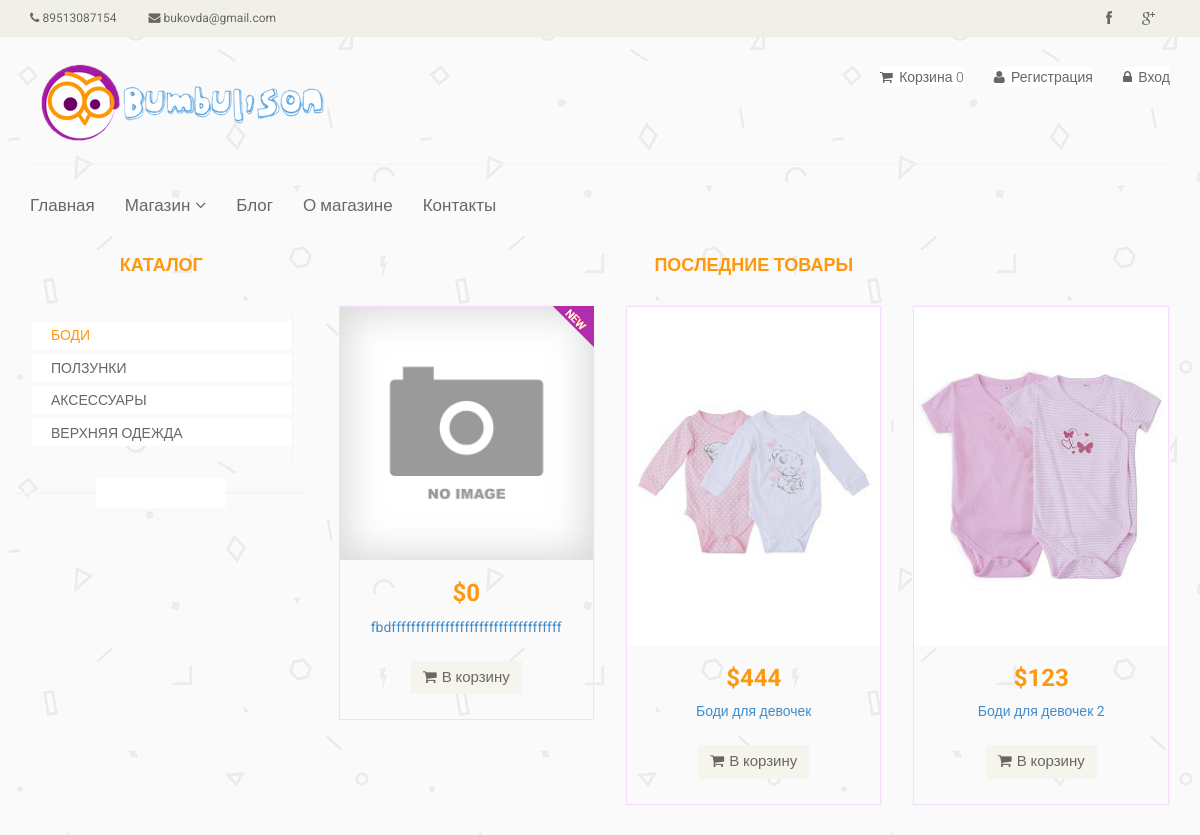
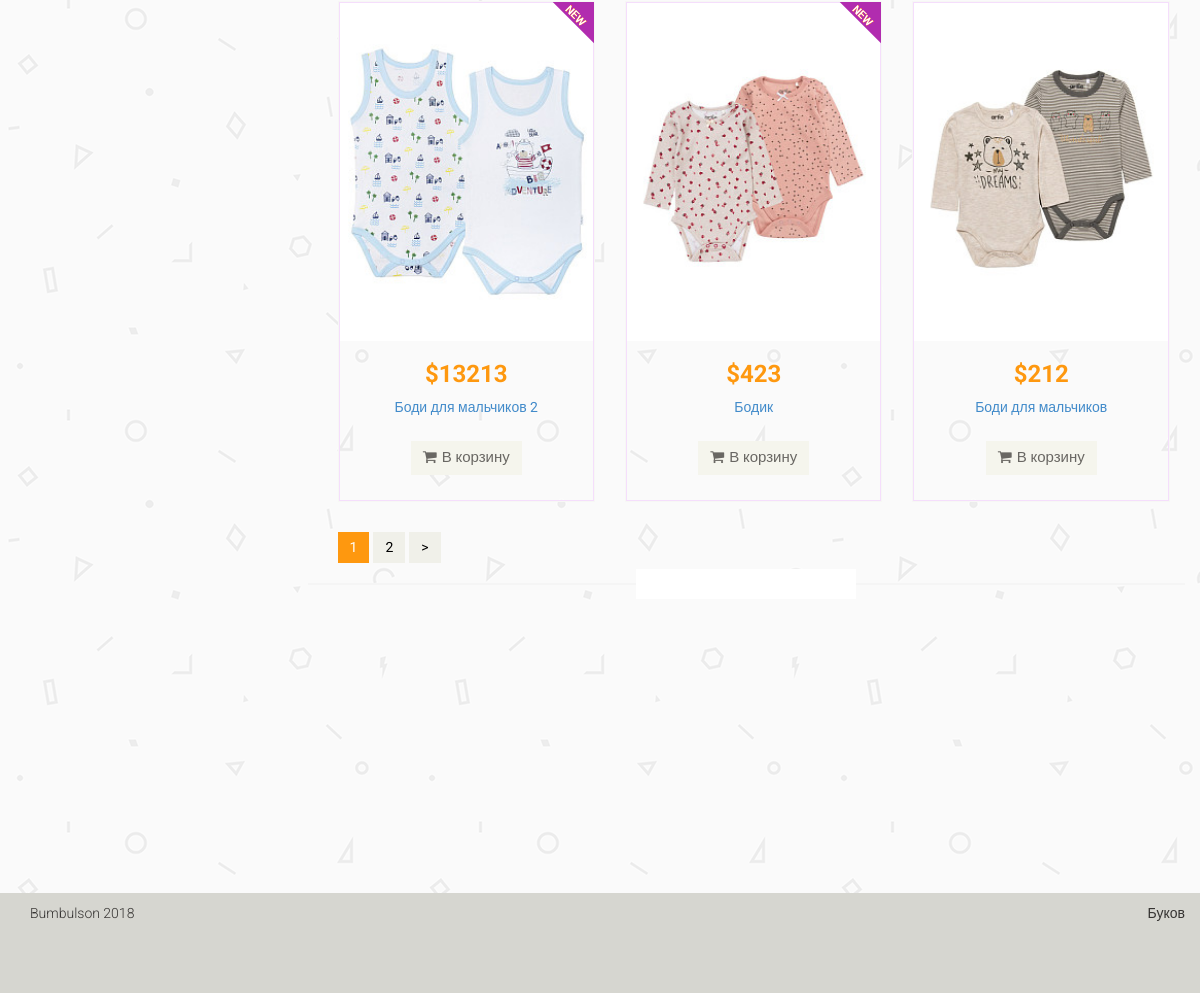
Page /category/1 on the committed database (2 pictures, top to bottom).
### tables this page shows
CREATE TABLE IF NOT EXISTS `category` (
  `id` int(11) NOT NULL,
  `name` varchar(255) NOT NULL,
  `sort_order` int(11) NOT NULL,
  `status` int(11) NOT NULL DEFAULT '1'
);

CREATE TABLE IF NOT EXISTS `product` (
  `id` int(11) NOT NULL,
  `name` varchar(255) NOT NULL,
  `category_id` int(11) NOT NULL,
  `code` int(11) NOT NULL,
  `price` float NOT NULL,
  `availability` int(11) NOT NULL,
  `brand` varchar(255) NOT NULL,
  `image` varchar(255) NOT NULL,
  `description` text NOT NULL,
  `is_new` int(11) NOT NULL,
  `is_recommended` int(11) NOT NULL,
  `status` int(11) NOT NULL DEFAULT '1'
);

### config/routes.php (called while the page is built)
<?php
return array(
    'product/([0-9]+)' => 'product/view/$1',
    'catalog' => 'catalog/index',
    'category/([0-9]+)/page-([0-9]+)' => 'catalog/category/$1/$2',
    'category/([0-9]+)' => 'catalog/category/$1',
    'cart/delete/([0-9]+)' => 'cart/delete/$1',
    'cart/checkout' => 'cart/checkout',
    'cart/add/([0-9]+)' => 'cart/add/$1',
    'cart/addAjax/([0-9]+)' => 'cart/addAjax/$1',
    'cart' => 'cart/index',
    'admin/blog/create' => 'adminBlog/create',
    'admin/blog/update/([0-9]+)' => 'adminBlog/update/$1',
    'admin/blog/delete/([0-9]+)' => 'adminBlog/delete/$1',
    'admin/blog' => 'adminBlog/index',
    'admin/product/create' => 'adminProduct/create',
    'admin/product/update/([0-9]+)' => 'adminProduct/update/$1',
    'admin/product/delete/([0-9]+)' => 'adminProduct/delete/$1',
    'admin/product' => 'adminProduct/index',
    'admin/category/create' => 'adminCategory/create',
    'admin/category/update/([0-9]+)' => 'adminCategory/update/$1',
    'admin/category/delete/([0-9]+)' => 'adminCategory/delete/$1',
    'admin/category' => 'adminCategory/index',
    'admin/order/update/([0-9]+)' => 'adminOrder/update/$1',
    'admin/order/delete/([0-9]+)' => 'adminOrder/delete/$1',
    'admin/order/view/([0-9]+)' => 'adminOrder/view/$1',
    'admin/order' => 'adminOrder/index',
    'user/register' => 'user/register',
    'user/login' => 'user/login',
    'user/logout' => 'user/logout',
    'cabinet/edit' => 'cabinet/edit',
    'cabinet' => 'cabinet/index',
    'contacts' => 'site/contact',
    'about' => 'site/about',
    'blog/([0-9]+)' => 'blog/view/$1',
    'blog' => 'blog/index',
    'blog/([0-9]+)' => 'blog/view/$1',
    'admin' => 'admin/index',
    '' => 'site/index',
);

### controllers/CatalogController.php (called while the page is built, shortened)
<?php
class CatalogController
{
    public function actionCategory($categoryId, $page = 1)
    {
        $categories = Category::getCategoriesList();
        $categoryProducts = Product::getProductsListByCategory($categoryId, $page);
        $total = Product::getTotalProductsInCategory($categoryId);
        $pagination = new Pagination($total, $page, Product::SHOW_BY_DEFAULT, 'page-');
        require_once(ROOT . '/views/catalog/category.php');
        return true;
    }
}

### index.php (called while the page is built, shortened)
<?php
require_once(ROOT.'/components/Autoload.php');
$router = new Router();
$router->run();

### models/Category.php (called while the page is built, shortened)
<?php
class Category
{
    public static function getCategoriesList()
    {
        $db = Db::getConnection();
        $categoryList = array();
        $result = $db->query('SELECT id, name FROM category '
            . 'ORDER BY sort_order ASC');
        $i = 0;
        while ($row = $result->fetch()) {
            $categoryList[$i]['id'] = $row['id'];
            $categoryList[$i]['name'] = $row['name'];
            $i++;
        }
        return $categoryList;
    }
}

### models/Product.php (called while the page is built, shortened)
<?php
class Product
{
    public static function getProductsListByCategory($categoryId = false, $page = 1)
    {
        if ($categoryId) {
            $page = intval($page);
            $offset = ($page - 1) * self::SHOW_BY_DEFAULT;
            $db = Db::getConnection();
            $products = array();
            $result = $db->query("SELECT id, name, price, image, is_new FROM product "
                . "WHERE status = '1' AND category_id = '$categoryId' "
                . "ORDER BY id DESC "
                . "LIMIT " . self::SHOW_BY_DEFAULT
                . " OFFSET " . $offset);
            $i = 0;
            while ($row = $result->fetch()) {
                $products[$i]['id'] = $row['id'];
                $products[$i]['name'] = $row['name'];
                $products[$i]['image'] = $row['image'];
                $products[$i]['price'] = $row['price'];
                $products[$i]['is_new'] = $row['is_new'];
                $i++;
            }
            return $products;
        }
    }
    public static function getTotalProductsInCategory($categoryId)
    {
        $db = Db::getConnection();
        $result = $db->query('SELECT count(id) AS count FROM product '
            . 'WHERE status="1" AND category_id ="' . $categoryId . '"');
        $result->setFetchMode(PDO::FETCH_ASSOC);
        $row = $result->fetch();
        return $row['count'];
    }
    public static function getImage($id)
    {
        $noImage = 'no-image.jpg';
        $path = '/upload/images/products/';
        $pathToProductImage = $path . $id . '.jpg';
        if (file_exists($_SERVER['DOCUMENT_ROOT'] . $pathToProductImage)) {
            return $pathToProductImage;
        }
        return $path . $noImage;
    }
}

### components/Autoload.php (called while the page is built, shortened)
<?php
spl_autoload_register(function ($class_name) {
    $array_paths = array(
        '/models/',
        '/components/'
    );
    foreach ($array_paths as $path) {
        $path = ROOT . $path . $class_name . '.php';
    }
});

### views/catalog/category.php (the view)
<?php include ROOT . '/views/layouts/header.php'; ?>
<section>
    <div class="container">
        <div class="row">
            <div class="col-sm-3">
                <div class="left-sidebar">
                    <h2>Каталог</h2>
                    <div class="panel-group category-products">
                        <?php foreach ($categories as $categoryItem): ?>
                            <div class="panel panel-default">
                                <div class="panel-heading">
                                    <h4 class="panel-title">
                                        <a href="/category/<?php echo $categoryItem['id']; ?>"
                                           class="<?php if ($categoryId == $categoryItem['id']) echo 'active'; ?>"
                                           >
                                               <?php echo $categoryItem['name']; ?>
                                        </a>
                                    </h4>
                                </div>
                            </div>
                        <?php endforeach; ?>
                    </div>
                </div>
            </div>
            <div class="col-sm-9 padding-right">
                <div class="features_items">
                    <h2 class="title text-center">Последние товары</h2>
                    <?php foreach ($categoryProducts as $product): ?>
                        <div class="col-sm-4">
                            <div class="product-image-wrapper">
                                <div class="single-products">
                                    <div class="productinfo text-center">
                                        <img src="<?php echo Product::getImage($product['id']); ?>" alt="" />
                                        <h2>$<?php echo $product['price']; ?></h2>
                                        <p>
                                            <a href="/product/<?php echo $product['id']; ?>">
                                                <?php echo $product['name']; ?>
                                            </a>
                                        </p>
                                        <a href="/cart/add/<?php echo $product['id']; ?>" class="btn btn-default add-to-cart" data-id="<?php echo $product['id']; ?>"><i class="fa fa-shopping-cart"></i>В корзину</a>
                                    </div>
                                    <?php if ($product['is_new']): ?>
                                        <img src="/template/images/home/new.png" class="new" alt="" />
                                    <?php endif; ?>
                                </div>
                            </div>
                        </div>
                    <?php endforeach; ?>
                </div>
                <?php echo $pagination->get(); ?>
            </div>
        </div>
    </div>
</section>
<?php include ROOT . '/views/layouts/footer.php'; ?>

### components/Router.php (shortened to what this page needs)
<?php
class Router
{
    private $routes;
    public function __construct()
    {
        $routesPath = ROOT . '/config/routes.php';
        $this->routes = include($routesPath);
    }
    private function getURI()
    {
        if (!empty($_SERVER['REQUEST_URI'])) {
            return trim($_SERVER['REQUEST_URI'], '/');
        }
    }
    public function run()
    {
        $uri = $this->getURI();
        foreach ($this->routes as $uriPattern => $path) {
            if (preg_match("~$uriPattern~", $uri)) {
                $internalRoute = preg_replace("~$uriPattern~", $path, $uri);
                $segments = explode('/', $internalRoute);
                $controllerName = array_shift($segments) . 'Controller';
                $actionName = 'action' . ucfirst(array_shift($segments));
                $parameters = $segments;
                $controllerObject = new $controllerName;
                $result = call_user_func_array(array($controllerObject, $actionName), $parameters);
                if ($result != null) {
                    break;
                }
            }
        }
    }
}

### template/css/main.css (style rules this page uses)
body { font-family: 'Roboto', sans-serif; background:; position: relative; font-weight:400px; background: url(../images/home/fon.png); }
a { -webkit-transition: 300ms; -moz-transition: 300ms; -o-transition: 300ms; transition: 300ms; }
h1, h2, h3, h4, h5, h6 { font-family: 'Roboto', sans-serif; }
.category-products { border: 1px solid #F7F7F0; margin-bottom: 35px; padding-bottom: 20px; padding-top: 15px; }
.left-sidebar h2, .brands_products h2 { color: #FE980F; font-family: 'Roboto', sans-serif; font-size: 18px; font-weight: 700; margin: 0 auto 30px; text-align: center; text-transform: uppercase; z-index:3; }
.left-sidebar h2:after, h2.title:after { content: " "; position: absolute; border: 1px solid #f5f5f5; bottom:8px; left: 0; width: 100%; height: 0; z-index: -2; }
.left-sidebar h2:before { content: " "; position: absolute; background: #fff; bottom: -6px; width: 130px; height: 30px; z-index: -1; left: 50%; margin-left: -65px; }
h2.title:before { content: " "; position: absolute; background: #fff; bottom: -6px; width: 220px; height: 30px; z-index: -1; left: 50%; margin-left: -110px; }
.category-products .panel { background-color: #FFFFFF; border: 0px; border-radius: 0px; box-shadow:none; margin-bottom: 0px; }
.category-products .panel-default .panel-heading { background-color: #FFFFFF; border: 0 none; color: #FFFFFF; padding: 5px 20px; }
.category-products .panel-default .panel-heading .panel-title a { color: #696763; font-family: 'Roboto', sans-serif; font-size: 14px; text-decoration: none; text-transform: uppercase; }
.category-products .panel-default .panel-heading .panel-title a.active { color: #FE980F; }
.padding-right { padding-right: 0; }
.features_items { overflow:hidden; }
h2.title { color: #FE980F; font-family: 'Roboto', sans-serif; font-size: 18px; font-weight: 700; margin: 0 15px; text-transform: uppercase; margin-bottom: 30px; }
.product-image-wrapper { border:1px solid #F7F7F5; overflow: hidden; margin-bottom:30px; }
.single-products { position: relative; }
.new, .sale { position: absolute; top: 0; right: 0; }
.productinfo h2 { color: #FE980F; font-family: 'Roboto', sans-serif; font-size: 24px; font-weight: 700; }
.productinfo p { font-family: 'Roboto', sans-serif; font-size: 14px; font-weight: 400; height: 34px; color: #696763; }
.productinfo img { width: 100%; }
.productinfo { position:relative; border:.5px solid #f5defc; }
.add-to-cart { background:#F5F5ED; border: 0 none; border-radius: 0; color: #696763; font-family: 'Roboto', sans-serif; font-size: 15px; margin-bottom: 25px; }
.add-to-cart i { margin-right:5px; }

### rows in the picture
category: name "БОДИ"
category: name "ПОЛЗУНКИ"
category: name "АКСЕССУАРЫ"
category: name "ВЕРХНЯЯ ОДЕЖДА"
product: shows a picture, price "0", name "fbdfffffffffffffffffffffffffffffffffff", is_new 1 (drawn)
product: shows a picture, price "444", name "Боди для девочек"
product: shows a picture, price "123", name "Боди для девочек 2"
product: shows a picture, price "13213", name "Боди для мальчиков 2", is_new 1 (drawn)
product: shows a picture, price "423", name "Бодик", is_new 1 (drawn)
product: shows a picture, price "212", name "Боди для мальчиков"

### other values in the picture
$text "2"
$text ">"
